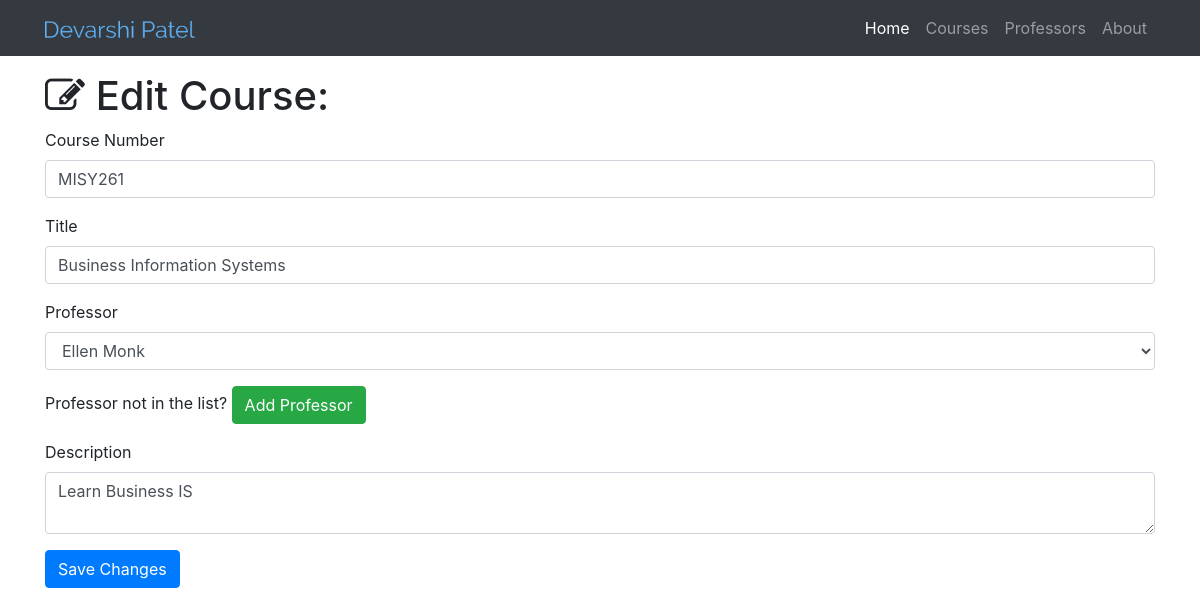
The page /course/edit/3 on the database its author committed.
### myresume.py (models this page shows)
class Course(db.Model):
    __tablename__ = 'courses'
    id = db.Column(db.Integer, primary_key=True)
    course_no = db.Column(db.String(256))
    title = db.Column(db.Integer)
    description = db.Column(db.Text)
    professor_id = db.Column(db.Integer, db.ForeignKey('professors.id'))

### myresume.py (the view, shortened to what this page needs)
@app.route('/course/edit/<int:id>', methods=['GET', 'POST'])
def edit_course(id):
    course = Course.query.filter_by(id=id).first()
    professors = Professor.query.all()
    if request.method == 'GET':
        return render_template('course-edit.html', course=course, professors=professors)

### templates/course-edit.html (shortened to what this page needs)
<!DOCTYPE html>
{% extends "home.html"%}
{% block page_content%}
  <div class="container">
    <br><h1 class="mt-5"><i class="fa fa-edit" aria-hidden="true"></i> Edit Course:</h1>
    <form action="/course/edit/{{course.id}}" method="post">
      <div class="form-group">
        <label>Course Number</label>
        <input class="form-control" type="text" name="course_no" value="{{course.course_no}}" required="true">
      </div>
      <div class="form-group">
        <label>Title</label>
      <input class="form-control" type="text" name="title" value="{{course.title}}" required="true">
      </div>
      <div class="form-group">
        <label>Professor</label>
        <select class="form-control" name="artist">
          {% for professor in professors %}
            {% if professor == course.professor %}
              <option selected="selected">{{professor.name}}</option>
            {% else %}
              <option>{{professor.name}}</option>
            {% endif %}
          {% endfor %}
        </select>
      </div>
      <div class="form-group">
        Professor not in the list? <a href="/professor/add" class="btn btn-success" role="button" aria-disabled="true">Add Professor</a>
      </div>
      <div class="form-group">
        <label>Description</label>
        <textarea class="form-control" name="description" required="true">{{course.description}}</textarea>
      </div>
      <button type="submit" class="btn btn-primary">Save Changes</button>
    </form>
  </div>
{% endblock%}

### rows shown on the page
Course: course_no "MISY261", title "Business Information Systems", description "Learn Business IS"

### other values the page prints
form field artist "Ellen Monk"
